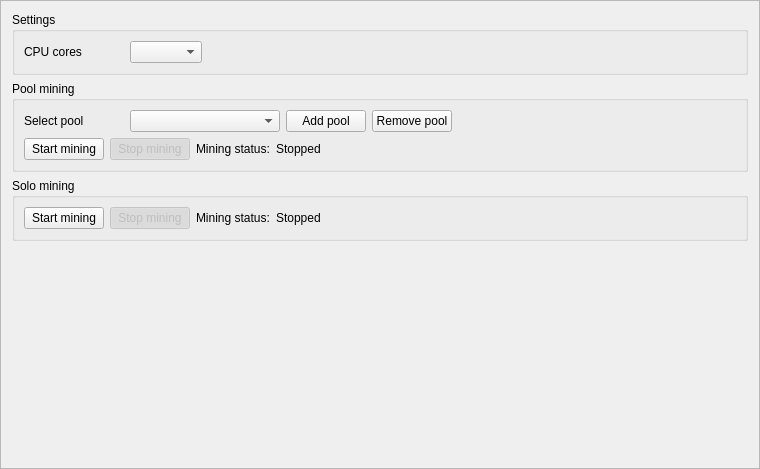
<?xml version="1.0" encoding="UTF-8"?>
<ui version="4.0">
 <class>MiningFrame</class>
 <widget class="QFrame" name="MiningFrame">
  <property name="geometry">
   <rect>
    <x>0</x>
    <y>0</y>
    <width>760</width>
    <height>469</height>
   </rect>
  </property>
  <property name="windowTitle">
   <string>Frame</string>
  </property>
  <property name="frameShape">
   <enum>QFrame::StyledPanel</enum>
  </property>
  <property name="frameShadow">
   <enum>QFrame::Raised</enum>
  </property>
  <layout class="QGridLayout" name="gridLayout_6">
   <item row="3" column="0">
    <spacer name="verticalSpacer_4">
     <property name="orientation">
      <enum>Qt::Vertical</enum>
     </property>
     <property name="sizeHint" stdset="0">
      <size>
       <width>20</width>
       <height>40</height>
      </size>
     </property>
    </spacer>
   </item>
   <item row="1" column="0">
    <widget class="QGroupBox" name="groupBox">
     <property name="visible">
       <bool>true</bool>
     </property>          
     <property name="title">
      <string>Pool mining</string>
     </property>
     <layout class="QGridLayout" name="gridLayout_3">
      <item row="0" column="1">
       <widget class="QComboBox" name="m_poolCombo">
        <property name="minimumSize">
         <size>
          <width>150</width>
          <height>0</height>
         </size>
        </property>
        <property name="editable">
         <bool>false</bool>
        </property>
       </widget>
      </item>
      <item row="0" column="4">
       <spacer name="horizontalSpacer_5">
        <property name="orientation">
         <enum>Qt::Horizontal</enum>
        </property>
        <property name="sizeHint" stdset="0">
         <size>
          <width>422</width>
          <height>20</height>
         </size>
        </property>
       </spacer>
      </item>
      <item row="0" column="2">
       <widget class="QPushButton" name="m_addPoolButton">
        <property name="text">
         <string>Add pool</string>
        </property>
        <property name="icon">
         <iconset resource="../../resources.qrc">
          <normaloff>:/icons/add</normaloff>:/icons/add</iconset>
        </property>
       </widget>
      </item>
      <item row="0" column="0">
       <widget class="QLabel" name="label">
        <property name="minimumSize">
         <size>
          <width>100</width>
          <height>0</height>
         </size>
        </property>
        <property name="text">
         <string>Select pool</string>
        </property>
       </widget>
      </item>
      <item row="1" column="0" colspan="5">
       <layout class="QGridLayout" name="gridLayout_2">
        <item row="0" column="4">
         <spacer name="horizontalSpacer">
          <property name="orientation">
           <enum>Qt::Horizontal</enum>
          </property>
          <property name="sizeHint" stdset="0">
           <size>
            <width>40</width>
            <height>20</height>
           </size>
          </property>
         </spacer>
        </item>
        <item row="0" column="0">
         <widget class="QPushButton" name="m_startButton">
          <property name="text">
           <string>Start mining</string>
          </property>
          <property name="checkable">
           <bool>true</bool>
          </property>
          <attribute name="buttonGroup">
           <string notr="true">m_miningButtonGroup</string>
          </attribute>
         </widget>
        </item>
        <item row="0" column="1">
         <widget class="QPushButton" name="m_stopButton">
          <property name="enabled">
           <bool>false</bool>
          </property>
          <property name="text">
           <string>Stop mining</string>
          </property>
          <property name="checkable">
           <bool>true</bool>
          </property>
          <property name="checked">
           <bool>true</bool>
          </property>
          <attribute name="buttonGroup">
           <string notr="true">m_miningButtonGroup</string>
          </attribute>
         </widget>
        </item>
        <item row="0" column="3">
         <widget class="QLabel" name="m_poolLabel">
          <property name="text">
           <string>Stopped</string>
          </property>
         </widget>
        </item>
        <item row="0" column="2">
         <widget class="QLabel" name="label_3">
          <property name="text">
           <string>Mining status:</string>
          </property>
         </widget>
        </item>
       </layout>
      </item>
      <item row="0" column="3">
       <widget class="QPushButton" name="m_delPoolButton">
        <property name="text">
         <string>Remove pool</string>
        </property>
        <property name="icon">
         <iconset resource="../../resources.qrc">
          <normaloff>:/icons/remove</normaloff>:/icons/remove</iconset>
        </property>
       </widget>
      </item>
     </layout>
     <zorder>m_poolCombo</zorder>
     <zorder>label</zorder>
     <zorder>m_addPoolButton</zorder>
     <zorder>m_delPoolButton</zorder>
    </widget>
   </item>
   <item row="0" column="0">
    <widget class="QGroupBox" name="groupBox_3">  
     <property name="title">
      <string>Settings</string>
     </property>
     <layout class="QGridLayout" name="gridLayout">
      <item row="0" column="0">
       <widget class="QLabel" name="label_2">
        <property name="minimumSize">
         <size>
          <width>100</width>
          <height>0</height>
         </size>
        </property>
        <property name="text">
         <string>CPU cores</string>
        </property>
       </widget>
      </item>
      <item row="0" column="1">
       <widget class="QComboBox" name="m_cpuCombo"/>
      </item>
      <item row="0" column="2">
       <spacer name="horizontalSpacer_3">
        <property name="orientation">
         <enum>Qt::Horizontal</enum>
        </property>
        <property name="sizeHint" stdset="0">
         <size>
          <width>587</width>
          <height>20</height>
         </size>
        </property>
       </spacer>
      </item>
     </layout>
    </widget>
   </item>
   <item row="2" column="0">
    <widget class="QGroupBox" name="groupBox_2">
      <property name="visible">
        <bool>true</bool>
      </property>
      <property name="minimumSize">
      <size>
       <width>0</width>
       <height>0</height>
      </size>
     </property>
     <property name="title">
      <string>Solo mining</string>
     </property>
     <layout class="QGridLayout" name="gridLayout_4">
      <item row="0" column="4">
       <spacer name="horizontalSpacer_2">
        <property name="orientation">
         <enum>Qt::Horizontal</enum>
        </property>
        <property name="sizeHint" stdset="0">
         <size>
          <width>555</width>
          <height>20</height>
         </size>
        </property>
       </spacer>
      </item>
      <item row="0" column="1">
       <widget class="QPushButton" name="m_stopSolo">
        <property name="enabled">
         <bool>false</bool>
        </property>
        <property name="text">
         <string>Stop mining</string>
        </property>
        <property name="checkable">
         <bool>true</bool>
        </property>
        <property name="checked">
         <bool>true</bool>
        </property>
        <attribute name="buttonGroup">
         <string notr="true">m_soloButtonGroup</string>
        </attribute>
       </widget>
      </item>
      <item row="0" column="0">
       <widget class="QPushButton" name="m_startSolo">
        <property name="enabled">
         <bool>true</bool>
        </property>
        <property name="text">
         <string>Start mining</string>
        </property>
        <property name="checkable">
         <bool>true</bool>
        </property>
        <attribute name="buttonGroup">
         <string notr="true">m_soloButtonGroup</string>
        </attribute>
       </widget>
      </item>
      <item row="0" column="3">
       <widget class="QLabel" name="m_soloLabel">
        <property name="text">
         <string>Stopped</string>
        </property>
       </widget>
      </item>
      <item row="0" column="2">
       <widget class="QLabel" name="label_4">
        <property name="text">
         <string>Mining status:</string>
        </property>
       </widget>
      </item>
     </layout>
    </widget>
   </item>
  </layout>
 </widget>
 <resources>
  <include location="../../resources.qrc"/>
 </resources>
 <connections>
  <connection>
   <sender>m_startButton</sender>
   <signal>toggled(bool)</signal>
   <receiver>m_startButton</receiver>
   <slot>setDisabled(bool)</slot>
   <hints>
    <hint type="sourcelabel">
     <x>71</x>
     <y>117</y>
    </hint>
    <hint type="destinationlabel">
     <x>71</x>
     <y>117</y>
    </hint>
   </hints>
  </connection>
  <connection>
   <sender>m_stopButton</sender>
   <signal>toggled(bool)</signal>
   <receiver>m_stopButton</receiver>
   <slot>setDisabled(bool)</slot>
   <hints>
    <hint type="sourcelabel">
     <x>194</x>
     <y>117</y>
    </hint>
    <hint type="destinationlabel">
     <x>194</x>
     <y>117</y>
    </hint>
   </hints>
  </connection>
  <connection>
   <sender>m_miningButtonGroup</sender>
   <signal>buttonClicked(QAbstractButton*)</signal>
   <receiver>MiningFrame</receiver>
   <slot>startStopClicked(QAbstractButton*)</slot>
   <hints>
    <hint type="sourcelabel">
     <x>-1</x>
     <y>-1</y>
    </hint>
    <hint type="destinationlabel">
     <x>379</x>
     <y>234</y>
    </hint>
   </hints>
  </connection>
  <connection>
   <sender>m_soloButtonGroup</sender>
   <signal>buttonClicked(QAbstractButton*)</signal>
   <receiver>MiningFrame</receiver>
   <slot>startStopSoloClicked(QAbstractButton*)</slot>
   <hints>
    <hint type="sourcelabel">
     <x>-1</x>
     <y>-1</y>
    </hint>
    <hint type="destinationlabel">
     <x>379</x>
     <y>234</y>
    </hint>
   </hints>
  </connection>
  <connection>
   <sender>m_addPoolButton</sender>
   <signal>clicked()</signal>
   <receiver>MiningFrame</receiver>
   <slot>addPoolClicked()</slot>
   <hints>
    <hint type="sourcelabel">
     <x>380</x>
     <y>29</y>
    </hint>
    <hint type="destinationlabel">
     <x>379</x>
     <y>234</y>
    </hint>
   </hints>
  </connection>
  <connection>
   <sender>m_startSolo</sender>
   <signal>toggled(bool)</signal>
   <receiver>m_startSolo</receiver>
   <slot>setDisabled(bool)</slot>
   <hints>
    <hint type="sourcelabel">
     <x>58</x>
     <y>186</y>
    </hint>
    <hint type="destinationlabel">
     <x>58</x>
     <y>186</y>
    </hint>
   </hints>
  </connection>
  <connection>
   <sender>m_stopSolo</sender>
   <signal>toggled(bool)</signal>
   <receiver>m_stopSolo</receiver>
   <slot>setDisabled(bool)</slot>
   <hints>
    <hint type="sourcelabel">
     <x>139</x>
     <y>186</y>
    </hint>
    <hint type="destinationlabel">
     <x>139</x>
     <y>186</y>
    </hint>
   </hints>
  </connection>
  <connection>
   <sender>m_poolCombo</sender>
   <signal>currentIndexChanged(QString)</signal>
   <receiver>MiningFrame</receiver>
   <slot>currentPoolChanged()</slot>
   <hints>
    <hint type="sourcelabel">
     <x>200</x>
     <y>103</y>
    </hint>
    <hint type="destinationlabel">
     <x>379</x>
     <y>234</y>
    </hint>
   </hints>
  </connection>
  <connection>
   <sender>m_delPoolButton</sender>
   <signal>clicked()</signal>
   <receiver>MiningFrame</receiver>
   <slot>removePoolClicked()</slot>
   <hints>
    <hint type="sourcelabel">
     <x>407</x>
     <y>103</y>
    </hint>
    <hint type="destinationlabel">
     <x>379</x>
     <y>234</y>
    </hint>
   </hints>
  </connection>
  <connection>
   <sender>m_cpuCombo</sender>
   <signal>currentIndexChanged(QString)</signal>
   <receiver>MiningFrame</receiver>
   <slot>setMiningThreads()</slot>
   <hints>
    <hint type="sourcelabel">
     <x>160</x>
     <y>42</y>
    </hint>
    <hint type="destinationlabel">
     <x>379</x>
     <y>234</y>
    </hint>
   </hints>
  </connection>
 </connections>
 <slots>
  <slot>startStopClicked(QAbstractButton*)</slot>
  <slot>startStopSoloClicked(QAbstractButton*)</slot>
  <slot>addPoolClicked()</slot>
 </slots>
 <buttongroups>
  <buttongroup name="m_miningButtonGroup"/>
  <buttongroup name="m_soloButtonGroup"/>
 </buttongroups>
</ui>
